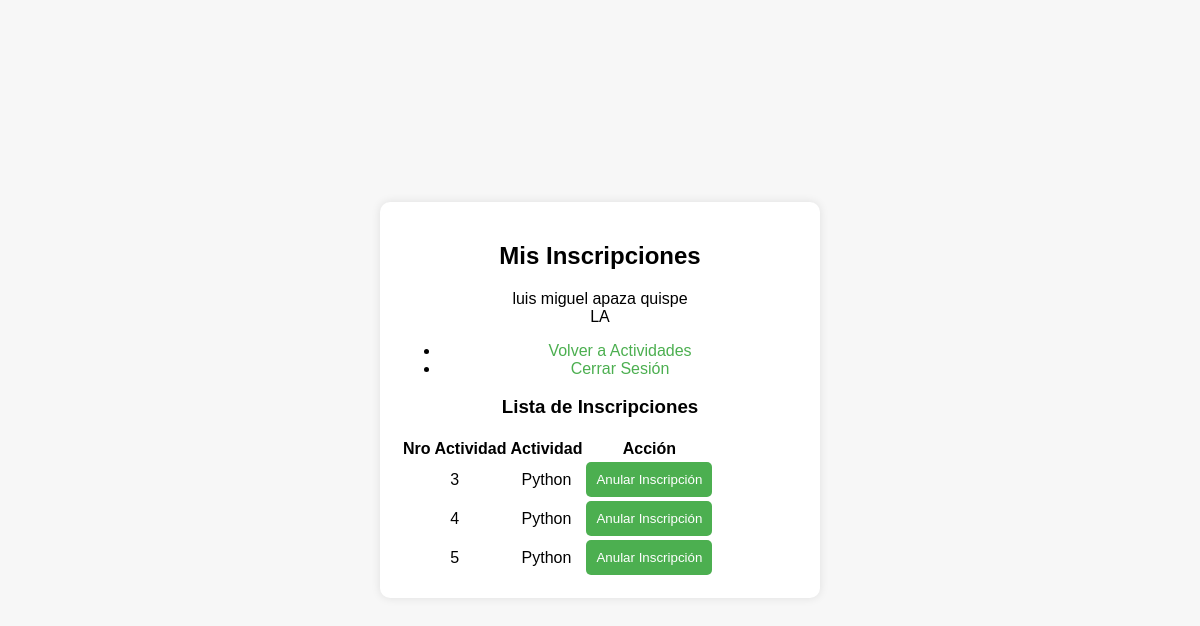
/lr_mis_inscripciones.php (signed in), run on the app's committed database.
### tables this page shows
CREATE TABLE `inscripciones` (
  `id` int(11) NOT NULL,
  `usuario_id` int(11) NOT NULL,
  `actividad_id` int(11) NOT NULL,
  `fecha_inscripcion` timestamp NOT NULL DEFAULT current_timestamp()
);

CREATE TABLE `actividades` (
  `id` int(11) NOT NULL,
  `nombre` varchar(100) NOT NULL,
  `costo` decimal(10,2) NOT NULL,
  `fecha` date NOT NULL,
  `hora_inicio` time NOT NULL,
  `hora_fin` time NOT NULL
);

### lr_mis_inscripciones.php (the view, shortened to what this page needs)
<?php
include 'conexion.php';
$usuario_id = $_SESSION['usuario_id'];
$nombre = $_SESSION['nombre'];
$apellido_paterno = $_SESSION['apellido_paterno'];
$apellido_materno = $_SESSION['apellido_materno'];
?>
<!DOCTYPE html>
<html lang="es">
<head>
    <link rel="stylesheet" href="css/estilos.css">
</head>
<body>
    <div class="container">
        <header>
            <h2>Mis Inscripciones</h2>
            <div class="user-info">
                <span><?php echo "$nombre $apellido_paterno $apellido_materno"; ?></span>
                <div class="profile-pic"><?php echo strtoupper($nombre[0] . $apellido_paterno[0]); ?></div>
            </div>
        </header>
        <nav>
            <ul>
                <li><a href="lr_actividades.php">Volver a Actividades</a></li>
                <li><a href="logout.php">Cerrar Sesión</a></li>
            </ul>
        </nav>
        <main>
            <h3>Lista de Inscripciones</h3>
            <table>
                <tr>
                    <th>Nro Actividad</th>
                    <th>Actividad</th>
                    <th>Acción</th>
                </tr>
                <?php
                $stmt = $conn->prepare("SELECT inscripciones.id, actividades.nombre FROM inscripciones INNER JOIN actividades ON inscripciones.actividad_id = actividades.id WHERE inscripciones.usuario_id = ?");
                $stmt->bind_param("i", $usuario_id);
                $stmt->execute();
                $result = $stmt->get_result();
                while ($row = $result->fetch_assoc()) {
                    echo "<tr>
                            <td>{$row['id']}</td>
                            <td>{$row['nombre']}</td>
                            <td>
                                <form method='POST'>
                                    <input type='hidden' name='inscripcion_id' value='{$row['id']}'>
                                    <button type='submit' name='anular'>Anular Inscripción</button>
                                </form>
                            </td>
                          </tr>";
                }
                ?>
            </table>
        </main>
    </div>
</body>
</html>

### css/estilos.css (style rules this page uses)
body { font-family: Arial, sans-serif; background-color: #f7f7f7; display: flex; justify-content: center; align-items: center; height: 100vh; margin: 0; }
.container { background-color: #fff; padding: 20px; border-radius: 10px; box-shadow: 0 0 10px rgba(0, 0, 0, 0.1); width: 100%; max-width: 400px; text-align: center; }
h2 { margin-bottom: 20px; }
button { width: 100%; padding: 10px; background-color: #4CAF50; color: #fff; border: none; border-radius: 5px; cursor: pointer; }
a { color: #4CAF50; text-decoration: none; }

### data on the page
inscripciones: id "3", actividad.nombre "Python"
inscripciones: id "4", actividad.nombre "Python"
inscripciones: id "5", actividad.nombre "Python"

### other printed values
$nombre "luis miguel"
$apellido_paterno "apaza"
$apellido_materno "quispe"
$nombre[0] . $apellido_paterno[0] "LA"
